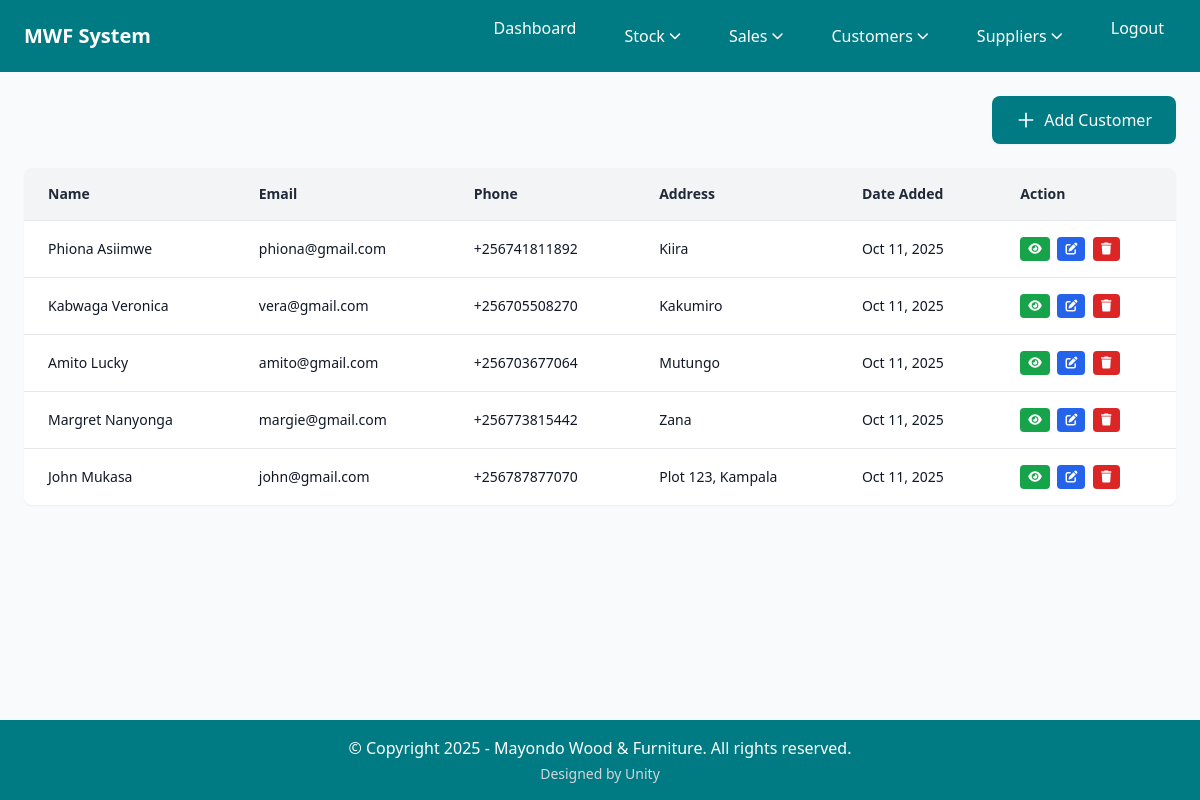
The page /customerList/ on the database as committed earlier.
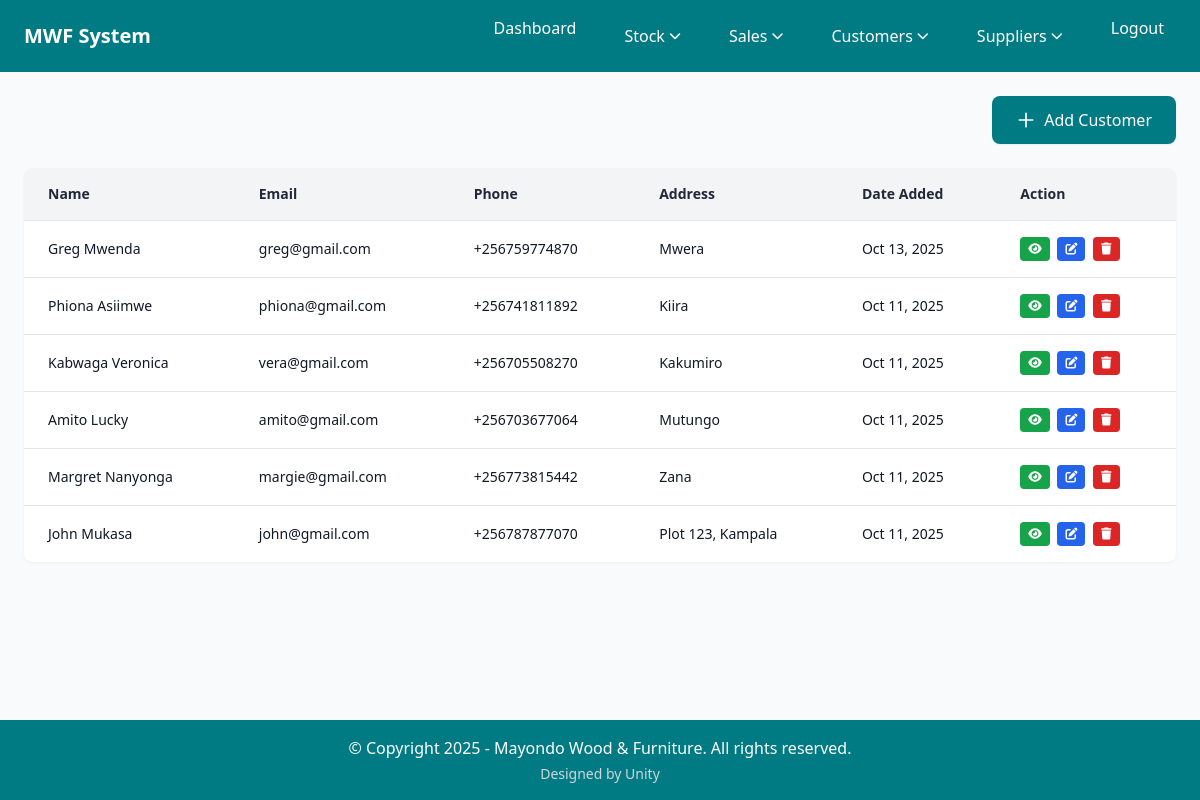
The same page on the database as committed later.
### home/models.py (models this page shows, shortened)
class Customer(models.Model):
    name = models.CharField(max_length=100, unique=True, help_text="Customer full name")
    phone = models.CharField(max_length=15, help_text="Customer phone number")
    email = models.EmailField(help_text="Customer email address")
    address = models.TextField(help_text="Customer physical address")
    created_at = models.DateTimeField(auto_now_add=True)
    updated_at = models.DateTimeField(auto_now=True)
    class Meta:
        ordering = ['name']

### home/views.py (the view)
# urls.py: path('customerList/', customerList, name='customerList'),   # View all customers
def customerList(request):
    customers = Customer.objects.all().order_by('-created_at')
    context = {
        'customers': customers,
        'is_manager': request.user.groups.filter(name="Manager").exists(),
        'is_employee': request.user.groups.filter(name="Employee").exists(),
    }
    return render(request, 'customerlist.html', context)

### home/context_processors.py (called while the page is built)
def user_roles(request):
    context = {
        'is_manager': False,
        'is_employee': False,
    }
    if request.user.is_authenticated:
        context['is_manager'] = request.user.groups.filter(name="Manager").exists()
        context['is_employee'] = request.user.groups.filter(name="Employee").exists()
    return context

### home/templates/customerlist.html (shortened to what this page needs)
{% extends 'base.html' %}
{% block content %}
      <div class="flex justify-end mb-6">
        <a href="{% url 'addCustomer' %}" class="inline-flex items-center px-6 py-3 bg-cordes-dark text-white font-medium rounded-lg hover:bg-cordes-blue transition-colors duration-300 shadow-sm">
          <svg class="w-5 h-5 mr-2" fill="none" stroke="currentColor" viewBox="0 0 24 24">
            <path stroke-linecap="round" stroke-linejoin="round" stroke-width="2" d="M12 4v16m8-8H4"></path>
          </svg>
          Add Customer
        </a>
      </div>
      <section class="bg-white rounded-lg shadow-sm overflow-hidden">
        <table class="w-full border-collapse">
        <thead class="bg-gray-100">
          <tr>
            <th class="px-6 py-4 text-left text-sm font-semibold text-gray-800 border-b border-gray-200">Name</th>
            <th class="px-6 py-4 text-left text-sm font-semibold text-gray-800 border-b border-gray-200">Email</th>
            <th class="px-6 py-4 text-left text-sm font-semibold text-gray-800 border-b border-gray-200">Phone</th>
            <th class="px-6 py-4 text-left text-sm font-semibold text-gray-800 border-b border-gray-200">Address</th>
            <th class="px-6 py-4 text-left text-sm font-semibold text-gray-800 border-b border-gray-200">Date Added</th>
            <th class="px-6 py-4 text-left text-sm font-semibold text-gray-800 border-b border-gray-200">Action</th>
          </tr>
        </thead>
        <tbody class="divide-y divide-gray-200">
          {% for customer in customers %}
          <tr class="hover:bg-gray-50 transition-colors duration-150">
            <td class="px-6 py-4 text-sm text-gray-900">{{ customer.name }}</td>
            <td class="px-6 py-4 text-sm text-gray-900">
              {% if customer.email %}
                {{ customer.email }}
              {% else %}
                <span class="text-gray-400 italic">Not provided</span>
              {% endif %}
            </td>
            <td class="px-6 py-4 text-sm text-gray-900">
              {% if customer.phone %}
                {{ customer.phone }}
              {% else %}
                <span class="text-gray-400 italic">Not provided</span>
              {% endif %}
            </td>
            <td class="px-6 py-4 text-sm text-gray-900">
              {% if customer.address %}
                {{ customer.address|truncatechars:40 }}
              {% else %}
                <span class="text-gray-400 italic">Not provided</span>
              {% endif %}
            </td>
            <td class="px-6 py-4 text-sm text-gray-900">{{ customer.created_at|date:"M d, Y" }}</td>
            <td class="px-6 py-4 text-sm space-x-1">
              <a href="{% url 'viewCustomer' customer.id %}" class="inline-block px-2 py-1 bg-green-600 text-white text-xs rounded hover:bg-green-700 transition-colors" title="View Customer">
                <i class="fas fa-eye"></i>
              </a>
              <a href="{% url 'editCustomer' customer.id %}" class="inline-block px-2 py-1 bg-blue-600 text-white text-xs rounded hover:bg-blue-700 transition-colors" title="Edit Customer">
                <i class="fas fa-edit"></i>
              </a>
              <button onclick="openDeleteModal('{{ customer.id }}', '{{ customer.name }}')" class="px-2 py-1 bg-red-600 text-white text-xs rounded hover:bg-red-700 transition-colors" title="Delete Customer">
                <i class="fas fa-trash"></i>
              </button>
            </td>
          </tr>
          {% empty %}
          <tr>
            <td colspan="6" class="px-6 py-8 text-center text-gray-500">No customer records yet. <a href="{% url 'addCustomer' %}" class="text-cordes-dark hover:underline">Add one</a></td>
          </tr>
          {% endfor %}
        </tbody>
      </table>
    </section>
{% endblock %}

Rows that differ between the two databases and show on the page:
added Customer: name "Greg Mwenda", email "greg@gmail.com", phone "+256759774870", address "Mwera", created_at "Oct 13, 2025"
